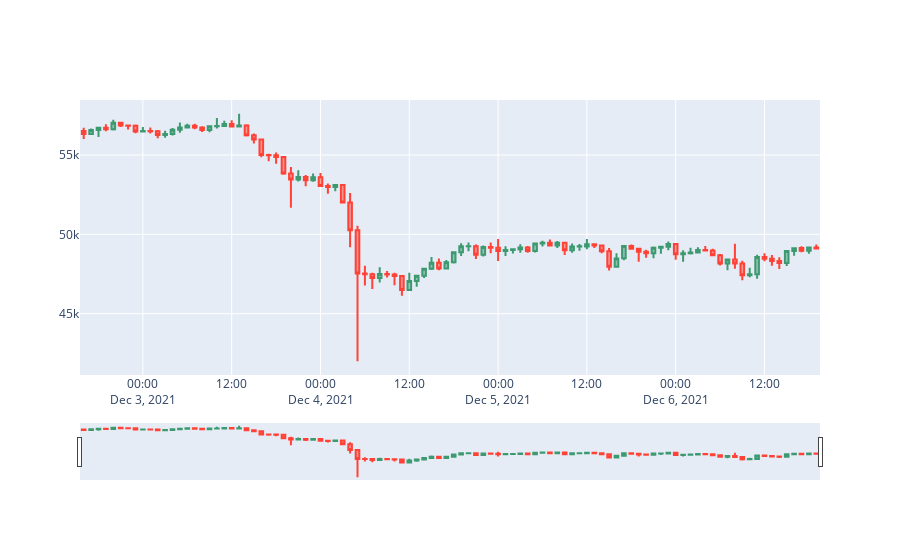

Here is the notebook cell this chart was saved with:
### Markdown cell above
## Historical Prices (Klines)

### Code cell
# Access historical prices
btcusd_history = spot_client.klines("BTCUSDT", "1h", limit=100)
display(btcusd_history[:2])

# show as DataFrame
columns=['time', 'open', 'high', 'low', 'close', 'volume', 'close_time', 'quote_asset_volume', 'number_of_trades', 
         'taker_buy_base_asset_volume', 'taker_buy_quote_asset_volume', 'ignore']
btcusd_history_df = pd.DataFrame(btcusd_history, columns=columns)
btcusd_history_df['time'] = pd.to_datetime(btcusd_history_df['time'], unit='ms')

display(btcusd_history_df)

# plot results
fig = go.Figure(data=[go.Candlestick(x=btcusd_history_df['time'],
                open=btcusd_history_df['open'],
                high=btcusd_history_df['high'],
                low=btcusd_history_df['low'],
                close=btcusd_history_df['close'])])
 
fig.show()
